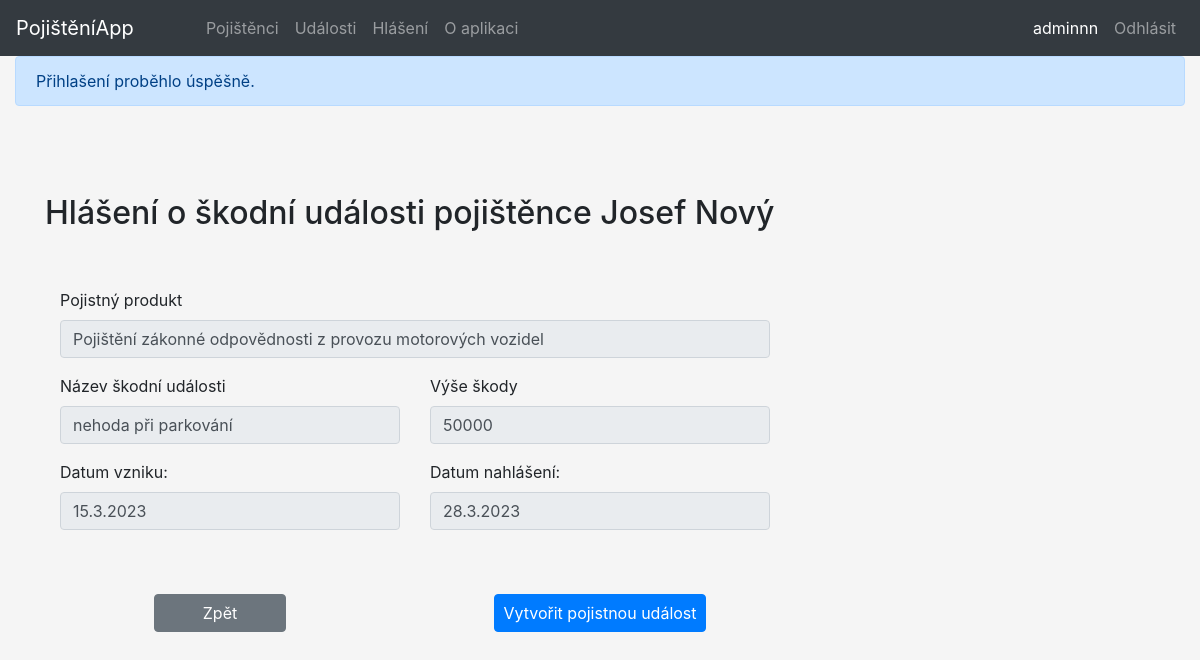
Page /nahlizet-hlaseni/10/3/23 (signed in) on the committed database.
### tables this page shows
CREATE TABLE `pojistenci` (
  `pojistenci_id` int(11) NOT NULL,
  `jmeno` varchar(255) NOT NULL,
  `prijmeni` varchar(255) NOT NULL,
  `email` varchar(255) NOT NULL,
  `telefon` varchar(20) NOT NULL,
  `ulice_cp` varchar(255) NOT NULL,
  `mesto` varchar(255) NOT NULL,
  `psc` varchar(6) NOT NULL,
  `registr_kod` int(11) NOT NULL
);

CREATE TABLE `pojisteni` (
  `pojisteni_id` int(11) NOT NULL,
  `poj_produkt` varchar(255) NOT NULL,
  `poj_castka` int(11) NOT NULL,
  `predmet_poj` varchar(255) NOT NULL,
  `platnost_od` date NOT NULL,
  `platnost_do` date NOT NULL,
  `pojistenec_id` int(11) NOT NULL
);

CREATE TABLE `hlaseni` (
  `hlaseni_id` int(11) NOT NULL,
  `nazev` varchar(255) NOT NULL,
  `datum_vzniku` date NOT NULL,
  `datum_nahlaseni` date NOT NULL,
  `vyse_skody` int(11) NOT NULL,
  `produkt_id` int(11) NOT NULL,
  `zpracovano` tinyint(1) NOT NULL DEFAULT 0
);

### index.php (called while the page is built, shortened)
<?php
$smerovac = new SmerovacKontroler();
$smerovac->zpracuj(array($_SERVER['REQUEST_URI']));
$smerovac->vypisPohled();

### kontrolery/SmerovacKontroler.php (called while the page is built, shortened)
<?php
class SmerovacKontroler extends Kontroler
{
	protected Kontroler $kontroler;
	private function pomlckyDoVelbloudiNotace(string $text) : string
	{
		$veta = str_replace('-', ' ', $text);
		$veta = ucwords($veta);
		$veta = str_replace(' ', '', $veta);
		return $veta;
	}
	private function parsujURL(string $url) : array
	{
        $naparsovanaURL = parse_url($url);
		$naparsovanaURL["path"] = ltrim($naparsovanaURL["path"], "/");
		$naparsovanaURL["path"] = trim($naparsovanaURL["path"]);
		$rozdelenaCesta = explode("/", $naparsovanaURL["path"]);
		return $rozdelenaCesta;
	}
    public function zpracuj(array $parametry) : void
    {
		$naparsovanaURL = $this->parsujURL($parametry[0]);
		$tridaKontroleru = $this->pomlckyDoVelbloudiNotace(array_shift($naparsovanaURL)) . 'Kontroler';
		if (file_exists('kontrolery/' . $tridaKontroleru . '.php'))
			$this->kontroler = new $tridaKontroleru;
		else
			$this->presmeruj('chyba');
        $this->kontroler->zpracuj($naparsovanaURL);
		$spravceUzivatelu = new SpravceUzivatelu();
		$uzivatel = $spravceUzivatelu->vratUzivatele();
    }
}

### modely/SpravceUzivatelu.php (called while the page is built, shortened)
<?php
class SpravceUzivatelu
{
	public function vratUzivatele() : array|null
	{
		if (isset($_SESSION['uzivatel']))
			return $_SESSION['uzivatel'];
		return null;
	}
}

### kontrolery/NahlizetHlaseniKontroler.php (called while the page is built, shortened)
<?php
class NahlizetHlaseniKontroler extends Kontroler
{
	public function zpracuj(array $parametry): void
	{
		$spravceHlaseni = new SpravceHlaseni();
		$spravcePojistencu = new SpravcePojistencu();
		$spravcePojisteni = new SpravcePojisteni();
		if (!empty($parametry[0]) && is_numeric($parametry[0]) || !empty($parametry[1]) && is_numeric($parametry[1]) || !empty($parametry[2]) && is_numeric($parametry[2]))
		{
			$pojistenec = $spravcePojistencu->vratJednohoPojistence(array($parametry[0]));
			$produkt = $spravcePojisteni->vratJedenProdukt(array($parametry[1]));
		} else {
			$this->presmeruj('chyba');
		}
		$udalost = $spravceHlaseni->vratHlaseni(array($parametry[2]));
		$this->data['produkt'] = $spravcePojisteni->vratJedenProdukt(array($parametry[1]));
		$this->data['pojistenec'] = $spravcePojistencu->vratJednohoPojistence(array($parametry[0]));
	}
}

### modely/Db.php (called while the page is built, shortened)
<?php
class Db {
    private static $spojeni;
    private static array $nastaveni = array(
		PDO::ATTR_ERRMODE => PDO::ERRMODE_EXCEPTION,
		PDO::MYSQL_ATTR_INIT_COMMAND => "SET NAMES utf8",
		PDO::ATTR_EMULATE_PREPARES => false,
	);
    public static function pripoj(string $host, string $uzivatel, string $heslo, string $databaze) : void
    {
		if (!isset(self::$spojeni)) {
			self::$spojeni = @new PDO(
				"mysql:host=$host;dbname=$databaze",
				$uzivatel,
				$heslo,
				self::$nastaveni
			);
		}
	}
    public static function dotazJeden(string $dotaz, array $parametry = array()) : array|bool
    {
		$navrat = self::$spojeni->prepare($dotaz);
		$navrat->execute($parametry);
		return $navrat->fetch();
	}
}

### modely/SpravcePojistencu.php (called while the page is built, shortened)
<?php
class SpravcePojistencu
{
	public function vratJednohoPojistence (array $id) : array|bool
	{
		return Db::dotazJeden('
			SELECT *
			FROM pojistenci
			WHERE pojistenci_id = ?',
			$id
			);
	}
}

### modely/SpravcePojisteni.php (called while the page is built, shortened)
<?php
class SpravcePojisteni
{
	public function vratJedenProdukt(array $id) : array|bool
	{
		return Db::dotazJeden('
			SELECT *
			FROM pojisteni
			WHERE pojisteni_id = ?',
			$id);
	}
}

### modely/SpravceHlaseni.php (called while the page is built, shortened)
<?php
class SpravceHlaseni
{
	public function vratHlaseni (array $id) : array|bool
	{
		return Db::dotazJeden('
		SELECT *
		FROM hlaseni
		WHERE hlaseni_id = ?',
		$id
	);
	}
}

### modely/FormatHelper.php (called while the page is built, shortened)
<?php
class FormatHelper
{
    public static function datumDoFormulare($vstupniDatum)
	{
		if (!$vstupniDatum) {
			return null;
		} else
		$datum_pole = explode('-', $vstupniDatum);
		$den = ltrim($datum_pole[2], "0");
		$mesic = ltrim($datum_pole[1], "0");
		$rok = $datum_pole[0];
		return $den . '.' . $mesic . '.' . $rok;
	}
}

### pohledy/nahlizet-hlaseni.phtml (the view)
<div class="container">
	<h2 class="pb-lg-5">Hlášení o škodní události <?php if($uzivatel['admin']) {echo 'pojištěnce ' . htmlspecialchars($pojistenec['jmeno']) . ' ' . htmlspecialchars($pojistenec['prijmeni']);} ?></h2>
	<div class="row">
		<form action="" class="col" method="">
			<div class="d-sm-flex">
				<div class="form-group col-md-8">
					<label for="pojisteni">Pojistný produkt</label>
					<input class="form-control" name="poj_produkt" id="pojisteni" value="<?= htmlspecialchars($produkt['poj_produkt']) ?>" disabled>
				</div>
			</div>
			<div class="d-sm-flex">
				<div class="form-group col-md-4">
					<label for="nazev-udalosti">Název škodní události</label>
					<input type="text" class="form-control" id="nazev-udalosti" name="nazev" value="<?= htmlspecialchars($udalost['nazev']) ?>" disabled>
				</div>
				<div class="form-group col-md-4">
					<label for="vyse-skody">Výše škody</label>
					<input type="number" class="form-control" id="vyse-skody" name="vyse_skody" value="<?= htmlspecialchars($udalost['vyse_skody'])?>" disabled>
				</div>
			</div>
			<div class="d-sm-flex">
				<div class="form-group col-md-4">
					<label for="datum-vzniku">Datum vzniku:</label>
					<input type="text" class="form-control" id="datum-vzniku" name="datum_vzniku" value="<?= htmlspecialchars(FormatHelper::datumDoFormulare($udalost['datum_vzniku']))?>" disabled>
				</div>
				<div class="form-group col-md-4">
					<label for="datum-nahlaseni">Datum nahlášení:</label>
					<input type="text" class="form-control" id="datum-nahlaseni" value="<?= htmlspecialchars(FormatHelper::datumDoFormulare($udalost['datum_nahlaseni'])) ?>" disabled>
				</div>
			</div>
			<div class="row">
				<?php if ($uzivatel['admin'] && $udalost['zpracovano'] === 0)  : ?>
					<div class="d-sm-flex col-md-4 justify-content-center">
						<a href="<?=$_SESSION['previous_location']?>" class="btn btn-secondary px-5 mt-lg-5">Zpět</a>
					</div>
					<div class="d-sm-flex col-md-4 justify-content-center">
						<a href="<?='vytvorit-udalost/' . $pojistenec['pojistenci_id'] . '/' . $produkt['pojisteni_id'] . '/' . $udalost['hlaseni_id'] ?>" class="btn btn-primary px-2 mt-lg-5">Vytvořit pojistnou událost</a>
					</div>
				<?php else : ?>
					<div class="d-sm-flex col-md-8 justify-content-center">
						<a href="<?=$_SESSION['previous_location']?>" class="btn btn-secondary px-5 mt-lg-5">Zpět</a>
					</div>
				<?php endif ?>
			</div>
		</form>
	</div>
</div>

### style.css (style rules this page uses)
body { background-color: whitesmoke; }
.container { margin-top: 56px; padding-top: 32px; }

### rows in the picture
pojistenci: jmeno "Josef", prijmeni "Nový"
pojisteni: poj_produkt "Pojištění zákonné odpovědnosti z provozu motorových vozidel"
hlaseni: nazev "nehoda při parkování", vyse_skody "50000", datum_vzniku "15.3.2023", datum_nahlaseni "28.3.2023"

### other values in the picture
$prezdivka "adminnn"
$text "Přihlašení proběhlo úspěšně."
